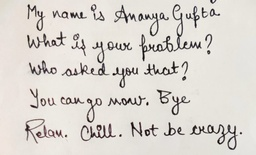
#> input picture line_seperator/handwritten5.jpg, 256 x 155 px, shrunk from 1531 x 925 before the run
$ jupyter execute handwritten.ipynb
#> lines starting #> are read from the running program, lines starting #| are printed output that depends on the picture; after the words box and inside, x2 and y2 are one past the last pixel; in counts of white or black regions, pixels touching at a corner belong together; long printed decimals are rounded
[cell 1]
# cd drive

[cell 2]
# %cd My\ Drive

[cell 3]
# cd ITSP/handwritten

[cell 4]
from skimage.io import imread
from skimage.color import rgb2gray
import matplotlib.pyplot as plt

img = rgb2gray(imread("handwritten5.jpg"))
# img = img[:img.shape[0]-20]
plt.figure(figsize=(10,10))
plt.axis("off")
plt.imshow(img, cmap="gray")
plt.show()

[cell 5]
img[100]
#> Out = 256 values, max 0.976 at index 142, min 0.0571 at index 122, mean 0.775

[cell 6]
from skimage.filters import sobel
import numpy as np

def horizontal_projections(sobel_image):
    return np.sum(sobel_image, axis=1)

sobel_image = sobel(img)
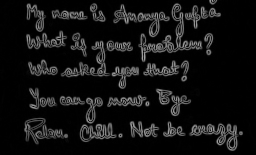
#> sobel_image: shape (155, 256) float64; min 0, max 0.646, mean 0.0734
hpp = horizontal_projections(sobel_image)
#> hpp = 155 values, max 52.41 at index 133, min 0.647 at index 154, mean 18.8
plt.plot(hpp)
plt.show()
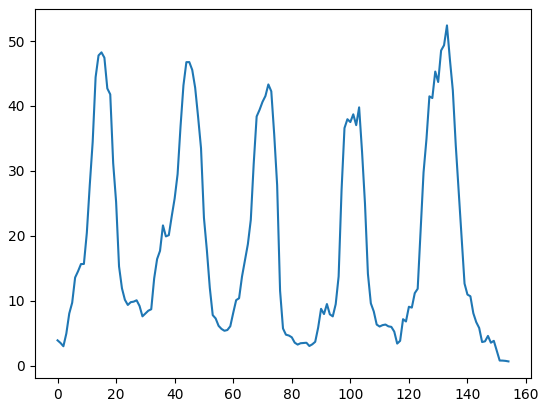
#> figure drawn by matplotlib, 1 panel; curve peaks at x = 133, y = 52.41

[cell 7]
print(hpp.shape)
#| (155,)
print(np.max(hpp))
#| 52.410
print(np.min(hpp))
#| 0.6465

[cell 8]
### Scope: Localized peaks ###

#find the midway where we can make a threshold and extract the peaks regions
#divider parameter value is used to threshold the peak values from non peak values.
def find_peak_regions(hpp, divider=2):
    #as threshold increases black region increases
#> called with hpp = array of shape (155,), divider = 2
    threshold = (np.max(hpp)-np.min(hpp))/divider
#> threshold = 25.88
    print("threshold ", threshold)
#| threshold  25.882
    peaks = []
    peaks_index = []
    for i, hppv in enumerate(hpp):
        if hppv < threshold:
            # print(hppv)
            peaks.append([i, hppv])
#> this loop made 155 passes
#> hppv on passes 1 to 3: 3.89, 3.49, 2.98
#> after the loop, peaks = 107 pairs, first value 0 to 154, second value 0.647 to 25.76
    return peaks

# Basically peaks gives us a list of lists, where the sum is less than threshold.
# This indicates that these indexed rows contain whitespace and not text (seems counterintuitive)
peaks = find_peak_regions(hpp)
#748 in case of handwritten3.jpg
print(len(peaks))
#| 107

peaks_index = np.array(peaks)[:,0].astype(int)
#> peaks_index = 107 values from 0 to 154

segmented_img = np.copy(img)
r,c = segmented_img.shape
for ri in range(r):
    if ri in peaks_index:
        segmented_img[ri, :] = 0
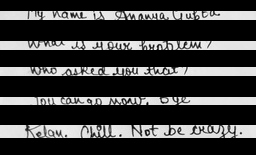
#> segmented_img: shape (155, 256) float64; min 0, max 0.999, mean 0.237

plt.figure(figsize=(20,20))
plt.imshow(segmented_img, cmap="gray")
plt.show()

[cell 9]
###########Scope in ...value > ?1? ############

#group the peaks into walking windows
def get_hpp_walking_regions(peaks_index):
    hpp_clusters = []
    cluster = []
    for index, value in enumerate(peaks_index):
        cluster.append(value)

        if index < len(peaks_index)-1 and peaks_index[index+1] - value > 1:
            hpp_clusters.append(cluster)
            cluster = []

        #get the last cluster
        if index == len(peaks_index)-1:
            hpp_clusters.append(cluster)
            cluster = []
#> this loop made 107 passes
#> value on passes 1 to 8: 0, 1, 2, 3, 4, 5, 6, 7
#> after the loop, hpp_clusters = 6 items

    return hpp_clusters

hpp_clusters = get_hpp_walking_regions(peaks_index)
#> hpp_clusters = 6 items

[cell 10]
min_cluster_size = img.shape[0]/20
hpp_clusters = [cluster for cluster in hpp_clusters if len(cluster)>=min_cluster_size]
print(len(hpp_clusters))
#| 6

[cell 11]
#a star path planning algorithm
from heapq import *

def heuristic(a, b):
    return (b[0] - a[0]) ** 2 + (b[1] - a[1]) ** 2

def astar(array, start, goal):

    neighbors = [(0,1),(0,-1),(1,0),(-1,0),(1,1),(1,-1),(-1,1),(-1,-1)]
    close_set = set()
    came_from = {}
    gscore = {start:0}
    fscore = {start:heuristic(start, goal)}
    oheap = []

    heappush(oheap, (fscore[start], start))

    while oheap:

        current = heappop(oheap)[1]

        if current == goal:
            data = []
            while current in came_from:
                data.append(current)
                current = came_from[current]
            return data

        close_set.add(current)
        for i, j in neighbors:
            neighbor = current[0] + i, current[1] + j
            tentative_g_score = gscore[current] + heuristic(current, neighbor)
            if 0 <= neighbor[0] < array.shape[0]:
                if 0 <= neighbor[1] < array.shape[1]:
                    if array[neighbor[0]][neighbor[1]] == 1:
                        continue
                else:
                    # array bound y walls
                    continue
            else:
                # array bound x walls
                continue

            if neighbor in close_set and tentative_g_score >= gscore.get(neighbor, 0):
                continue

            if  tentative_g_score < gscore.get(neighbor, 0) or neighbor not in [i[1]for i in oheap]:
                came_from[neighbor] = current
                gscore[neighbor] = tentative_g_score
                fscore[neighbor] = tentative_g_score + heuristic(neighbor, goal)
                heappush(oheap, (fscore[neighbor], neighbor))

    return []

[cell 12]
#Scan the paths to see if there are any blockers.
from skimage.filters import threshold_otsu
from skimage.util import invert

def get_binary(img):
    mean = np.mean(img)
#> mean = 0.841
    if mean == 0.0 or mean == 1.0:
        return img

    thresh = threshold_otsu(img)
#> thresh = 0.625
    binary = img <= thresh
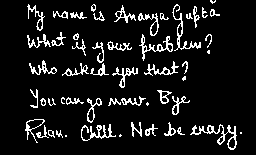
#> binary: shape (155, 256) bool; 9.4% white in thin lines or dots, all inside (x1, y1, x2, y2) = (25, 0, 242, 150)
    binary = binary*1
    return binary


def path_exists(window_image):
    #very basic check first then proceed to A* check
    if 0 in horizontal_projections(window_image):
        return True

    padded_window = np.zeros((window_image.shape[0],1))
    world_map = np.hstack((padded_window, np.hstack((window_image,padded_window)) ) )
    path = np.array(astar(world_map, (int(world_map.shape[0]/2), 0), (int(world_map.shape[0]/2), world_map.shape[1])))
    if len(path) > 0:
        return True

    return False

def get_road_block_regions(nmap):
    road_blocks = []
    needtobreak = False

    for col in range(nmap.shape[1]):
        start = col
        end = col+20
        if end > nmap.shape[1]-1:
            end = nmap.shape[1]-1
            needtobreak = True

        if path_exists(nmap[:, start:end]) == False:
            road_blocks.append(col)

        if needtobreak == True:
            break

    return road_blocks


def group_the_road_blocks(road_blocks):
    #group the road blocks
    road_blocks_cluster_groups = []
    road_blocks_cluster = []
    size = len(road_blocks)
    for index, value in enumerate(road_blocks):
        road_blocks_cluster.append(value)
        if index < size-1 and (road_blocks[index+1] - road_blocks[index]) > 1:
            road_blocks_cluster_groups.append([road_blocks_cluster[0], road_blocks_cluster[len(road_blocks_cluster)-1]])
            road_blocks_cluster = []

        if index == size-1 and len(road_blocks_cluster) > 0:
            road_blocks_cluster_groups.append([road_blocks_cluster[0], road_blocks_cluster[len(road_blocks_cluster)-1]])
            road_blocks_cluster = []

    return road_blocks_cluster_groups

binary_image = get_binary(img)
# print(binary_image[100])

for cluster_of_interest in hpp_clusters:
    print(cluster_of_interest)
    nmap = binary_image[cluster_of_interest[0]:cluster_of_interest[len(cluster_of_interest)-1],:]
    road_blocks = get_road_block_regions(nmap)
    road_blocks_cluster_groups = group_the_road_blocks(road_blocks)
    #create the doorways
    for index, road_blocks in enumerate(road_blocks_cluster_groups):
        window_image = nmap[:, road_blocks[0]: road_blocks[1]+10]
        # print("window image= ",window_image)
        # print(window_image.shape)
        xx = binary_image[cluster_of_interest[0]:cluster_of_interest[len(cluster_of_interest)-1],:][:, road_blocks[0]: road_blocks[1]+10]
        # print("here ",xx)
        # print(xx.shape)
        # print(int(window_image.shape[0]/2))
        if xx.shape[0]!=0:
          # print("yoooo",xx.shape)
          binary_image[cluster_of_interest[0]:cluster_of_interest[len(cluster_of_interest)-1],:][:, road_blocks[0]: road_blocks[1]+10][int(window_image.shape[0]/2)] *= 0
#> this loop made 6 passes
#> (printed output is left out)

[cell 13]
#now that everything is cleaner, its time to segment all the lines using the A* algorithm
line_segments = []
for i, cluster_of_interest in enumerate(hpp_clusters):
    nmap = binary_image[cluster_of_interest[0]:cluster_of_interest[len(cluster_of_interest)-1],:]
    path = np.array(astar(nmap, (int(nmap.shape[0]/2), 0), (int(nmap.shape[0]/2),nmap.shape[1]-1)))
    print(path.shape)
    offset_from_top = cluster_of_interest[0]
    try:
      path[:,0] += offset_from_top
    except:
      pass
    line_segments.append(path)
#> this loop made 6 passes
#> offset_from_top on passes 2 to 6: 20, 50, 76, 105, 138
#> (printed output is left out)
#> after the loop, line_segments = 6 items

[cell 14]
line_segments = [line for line in line_segments if line.shape != (0,)]

[cell 15]
cluster_of_interest = hpp_clusters[1]
#> cluster_of_interest = [20, 21, 22, 23, 24, 25, 26, 27, 28, 29, 30, 31, 32, 33, 34, 35, 36, 37, 38, 39, 40]
offset_from_top = cluster_of_interest[0]
#> offset_from_top = 20
nmap = binary_image[cluster_of_interest[0]:cluster_of_interest[len(cluster_of_interest)-1],:]
# plt.figure(figsize=(20,20))
# plt.imshow(invert(nmap), cmap="gray")

path = np.array(astar(nmap, (int(nmap.shape[0]/2), 0), (int(nmap.shape[0]/2),nmap.shape[1]-1)))
#> path = 255 pairs, first value 10 to 11, second value 1 to 255
try:
  plt.plot(path[:,1], path[:,0])
except:
  pass

[cell 16]
offset_from_top = cluster_of_interest[0]
fig, ax = plt.subplots(figsize=(20,10), ncols=2)
for path in line_segments:
    try:
      ax[1].plot((path[:,1]), path[:,0])
    except:
      pass
#> this loop made 6 passes
ax[1].axis("off")
ax[0].axis("off")
ax[1].imshow(img, cmap="gray")
ax[0].imshow(img, cmap="gray")
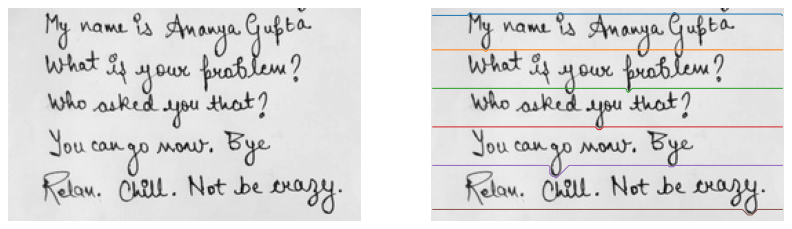
#> figure drawn by matplotlib, 2 panels

[cell 17]
## add an extra line to the line segments array which represents the last bottom row on the image
# last_bottom_row = np.flip(np.column_stack(((np.ones((img.shape[1],))*img.shape[0]), np.arange(img.shape[1]))).astype(int), axis=0)
# line_segments.append(last_bottom_row)

[cell 18]
line_images = []
def extract_line_from_image(image, lower_line, upper_line):
#     print("lower_line ",lower_line)
#     print("upper line ",upper_line)
    img_copy = np.copy(image)
    try:
      lower_boundary = np.min(lower_line[:, 0])
      upper_boundary = np.min(upper_line[:, 0])
      r, c = img_copy.shape
      for index in range(c-1):
          img_copy[0:lower_line[index, 0], index] = 255
          img_copy[upper_line[index, 0]:r, index] = 255
          return img_copy[lower_boundary:upper_boundary, :]
    except:
      pass
    return img_copy


line_count = len(line_segments)
#> line_count = 6
fig, ax = plt.subplots(figsize=(10,10), nrows=line_count-1)
for line_index in range(line_count-1):
    line_image = extract_line_from_image(img, line_segments[line_index], line_segments[line_index+1])
    line_images.append(line_image)
    ax[line_index].imshow(line_image, cmap="gray")
#> this loop made 5 passes
#> (lower_boundary in extract_line_from_image, upper_boundary in extract_line_from_image) on passes 1 to 5: (3, 30), (30, 58), (58, 86), (86, 114), (114, 146)
#> pass 1, `line_image = extract_line_from_image(img, line_segments[line_index], l..`:
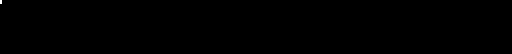
#> line_image: shape (27, 256) float64 (shown 2 times larger); min 0.0389, max 255, mean 0.9
#> after the loop, line_images = 5 items

[cell 19]
from skimage.filters import threshold_otsu

#binarize the image, guassian blur will remove any noise in the image
first_line = line_images[3]
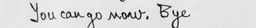
#> first_line: shape (28, 256) float64; min 0.0187, max 0.993, mean 0.852
thresh = threshold_otsu(first_line)
#> thresh = 0.629
binary = first_line > thresh
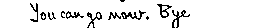
#> binary: shape (28, 256) bool; 92% white; black in thin lines or dots, all inside (x1, y1, x2, y2) = (30, 0, 190, 28)

# find the vertical projection by adding up the values of all pixels along rows
vertical_projection = np.sum(binary, axis=0)
#> vertical_projection = 256 values, max 28 at index 0, min 10 at index 37, mean 25.75

# plot the vertical projects
fig, ax = plt.subplots(nrows=2, figsize=(20,10))
plt.xlim(0, first_line.shape[1])
ax[0].imshow(binary, cmap="gray")
ax[1].plot(vertical_projection)
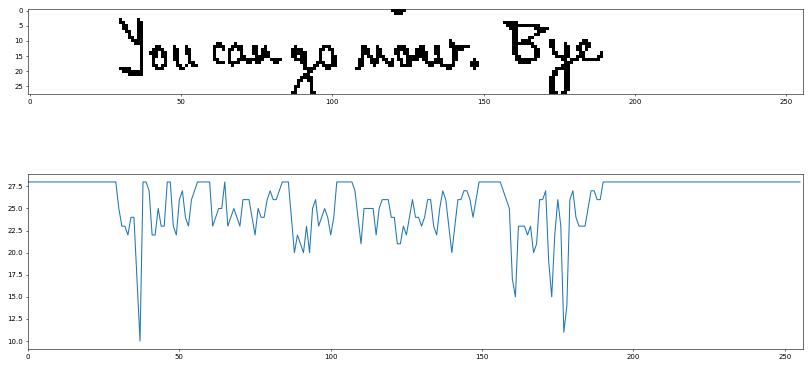
#> figure drawn by matplotlib, 2 panels; panel 2: curve peaks at x = 0, y = 28

[cell 20]
height = first_line.shape[0]

## we will go through the vertical projections and
## find the sequence of consecutive white spaces in the image
whitespace_lengths = []
whitespace = 0
for vp in vertical_projection:
    if vp == height:
        whitespace = whitespace + 1
    elif vp != height:
        if whitespace != 0:
            whitespace_lengths.append(whitespace)
        whitespace = 0 # reset whitepsace counter.
#> this loop made 256 passes
#> (vp, whitespace) on passes 1 to 8: (28, 1), (28, 2), (28, 3), (28, 4), (28, 5), (28, 6), (28, 7), (28, 8)
#> after the loop, whitespace_lengths = [30, 2, 2, 5, 1, 3, 6, 8]

print("whitespaces:", whitespace_lengths)
#| whitespaces: [30, 2, 2, 5, 1, 3, 6, 8]
avg_white_space_length = np.mean(whitespace_lengths)
#> avg_white_space_length = 7.12
print("average whitespace lenght:", avg_white_space_length)
#| average whitespace lenght: 7.125

[cell 21]
## find index of whitespaces which are actually long spaces using the avg_white_space_length
whitespace_length = 0
divider_indexes = []
for index, vp in enumerate(vertical_projection):
    if vp == height:
        whitespace_length = whitespace_length + 1
    elif vp != height:
        if whitespace_length != 0 and whitespace_length > avg_white_space_length:
            divider_indexes.append(index-int(whitespace_length/2))
            whitespace_length = 0 # reset it
#> this loop made 256 passes
#> after the loop, divider_indexes = [15, 57, 103, 153]; whitespace_length = 66

print(divider_indexes)
#| [15, 57, 103, 153]

[cell 22]
# lets create the block of words from divider_indexes
divider_indexes = np.array(divider_indexes)
dividers = np.column_stack((divider_indexes[:-1],divider_indexes[1:]))
#> dividers = [[15, 57], [57, 103], [103, 153]]

[cell 23]
# now plot the findings
fig, ax = plt.subplots(nrows=len(dividers), figsize=(5,10))
for index, window in enumerate(dividers):
    ax[index].axis("off")
    ax[index].imshow(first_line[:,window[0]:window[1]], cmap="gray")
#> this loop made 3 passes
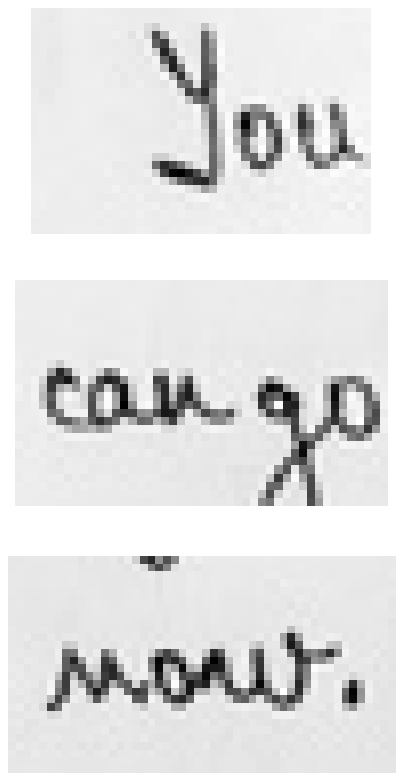
#> figure drawn by matplotlib, 3 panels

$ run again, with line_seperator/handwritten1.jpg copied over line_seperator/handwritten5.jpg
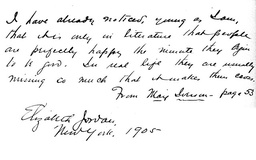
#> input picture line_seperator/handwritten1.jpg, 256 x 160 px, shrunk from 640 x 399 before the run
#> img is the input picture: shape (160, 256); min 0, max 255, mean 241.7
#> Out = 256 values, max 255 at index 0, min 84 at index 157, mean 238.1
#> hpp = 160 values, max 66.27 at index 20, min 0 at index 145, mean 16.32
#| (160,)
#| 66.268
#| 0.0
#> threshold = 33.13
#| threshold  33.134
#> the loop in find_peak_regions, `for i, hppv in enumerate(hpp):` made 160 passes
#> hppv on passes 1 to 3: 0.277, 0.245, 0.212
#> after the loop in find_peak_regions, `for i, hppv in enumerate(hpp):`: peaks = 131 pairs, first value 0 to 159, second value 0 to 32.2
#| 131
#> peaks_index = 131 values from 0 to 159
#> the loop in get_hpp_walking_regions, `for index, value in enumerate(peaks_index):` made 131 passes
#> value on passes 1 to 8: 0, 1, 2, 3, 4, 5, 6, 7
#> after the loop in get_hpp_walking_regions, `for index, value in enumerate(peaks_index):`: hpp_clusters = 7 items
#| 7
#> mean = 241.7
#> in get_binary, `thresh = threshold_otsu(img)`: thresh = 182
#> the loop `for cluster_of_interest in hpp_clusters:` made 7 passes
#> (cluster_of_interest, size in group_the_road_blocks) on passes 1, 6: ([0, 1, 2, 3, 4, 5, 6, 7, 8, 9, 10, 11, 12, 13, 14, 15, 16], 0), ([81, 82, 83, 84, 85, 86, 87, 88, 89, 90, 91, 92, 93], 0)
#> (printed output is left out)
#> the loop `for i, cluster_of_interest in enumerate(hpp_clusters):` made 7 passes
#> (cluster_of_interest, offset_from_top) on passes 1 to 4: ([0, 1, 2, 3, 4, 5, 6, 7, 8, 9, 10, 11, 12, 13, 14, 15, 16], 0), ([23, 24, 25, 26, 27, 28, 29, 30, 31, 32], 23), ([39, 40, 41, 42, 43, 44, 45, 46, 47], 39), ([54, 55, 56, 57, 58, 59, 60, 61, 62], 54)
#> (printed output is left out)
#> after the loop `for i, cluster_of_interest in enumerate(hpp_clusters):`: line_segments = 7 items
#> `cluster_of_interest = hpp_clusters[1]`: cluster_of_interest = [23, 24, 25, 26, 27, 28, 29, 30, 31, 32]
#> `offset_from_top = cluster_of_interest[0]`: offset_from_top = 23
#> path = 255 pairs, first value 1 to 4, second value 1 to 255
#> the loop `for path in line_segments:` made 7 passes
#> line_count = 7
#> the loop `for line_index in range(line_count-1):` made 6 passes
#> (lower_boundary in extract_line_from_image, upper_boundary in extract_line_from_image) on passes 1 to 6: (8, 24), (24, 41), (41, 56), (56, 70), (70, 85), (85, 119)
#> after the loop `for line_index in range(line_count-1):`: line_images = 6 items
#> `thresh = threshold_otsu(first_line)`: thresh = 186
#> vertical_projection = 256 values, max 14 at index 0, min 7 at index 251, mean 12.4
#> `[cell 19] from skimage.filters import threshold_otsu  #binarize the im..`:
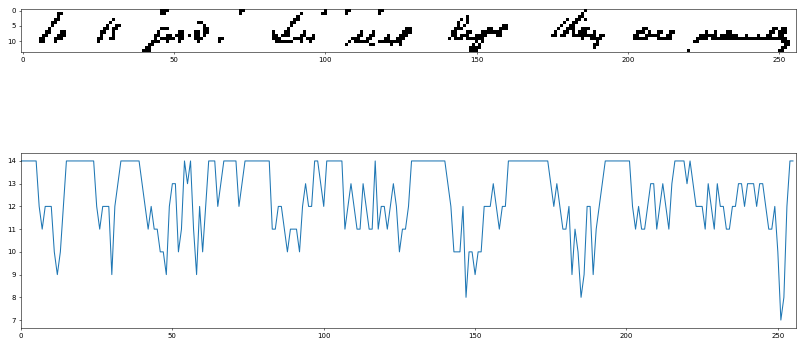
#> figure drawn by matplotlib, 2 panels; panel 2: curve peaks at x = 0, y = 14
#> the loop `for vp in vertical_projection:` made 256 passes
#> (vp, whitespace) on passes 1 to 8: (14, 1), (14, 2), (14, 3), (14, 4), (14, 5), (14, 6), (12, 0), (11, 0)
#> after the loop `for vp in vertical_projection:`: whitespace_lengths = [6, 10, 7, 1, 1, 3, 5, 9, 2, 6, 1, 12, 14, 9, 4, 1]
#| whitespaces: [6, 10, 7, 1, 1, 3, 5, 9, 2, 6, 1, 12, 14, 9, 4, 1]
#> avg_white_space_length = 5.69
#| average whitespace lenght: 5.6875
#> the loop `for index, vp in enumerate(vertical_projection):` made 256 passes
#> after the loop `for index, vp in enumerate(vertical_projection):`: divider_indexes = [3, 20, 37, 67, 79, 103, 135, 168, 198]; whitespace_length = 7
#| [3, 20, 37, 67, 79, 103, 135, 168, 198]
#> dividers = [[3, 20], [20, 37], [37, 67], [67, 79], [79, 103], [103, 135], [135, 168], [168, 198]]
#> the loop `for index, window in enumerate(dividers):` made 8 passes
